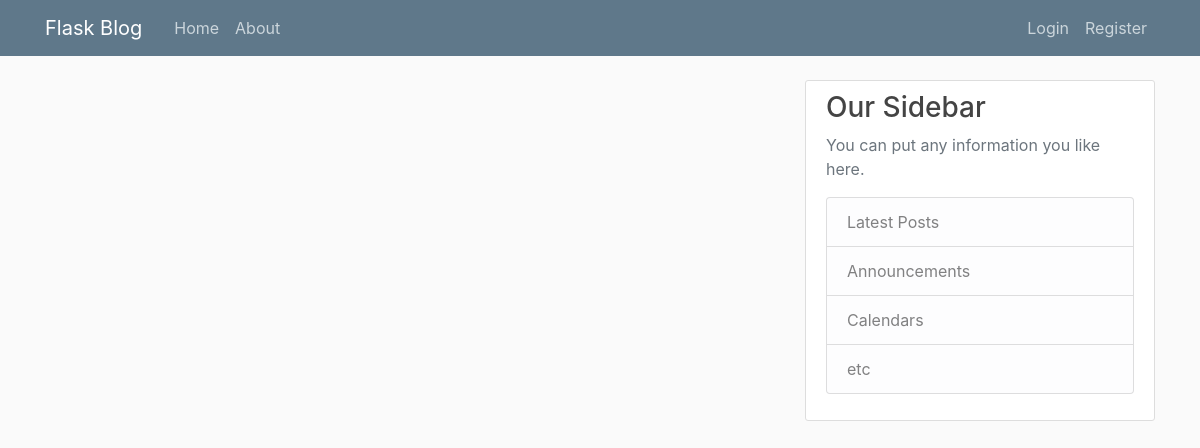
Page /home on the earlier database version.
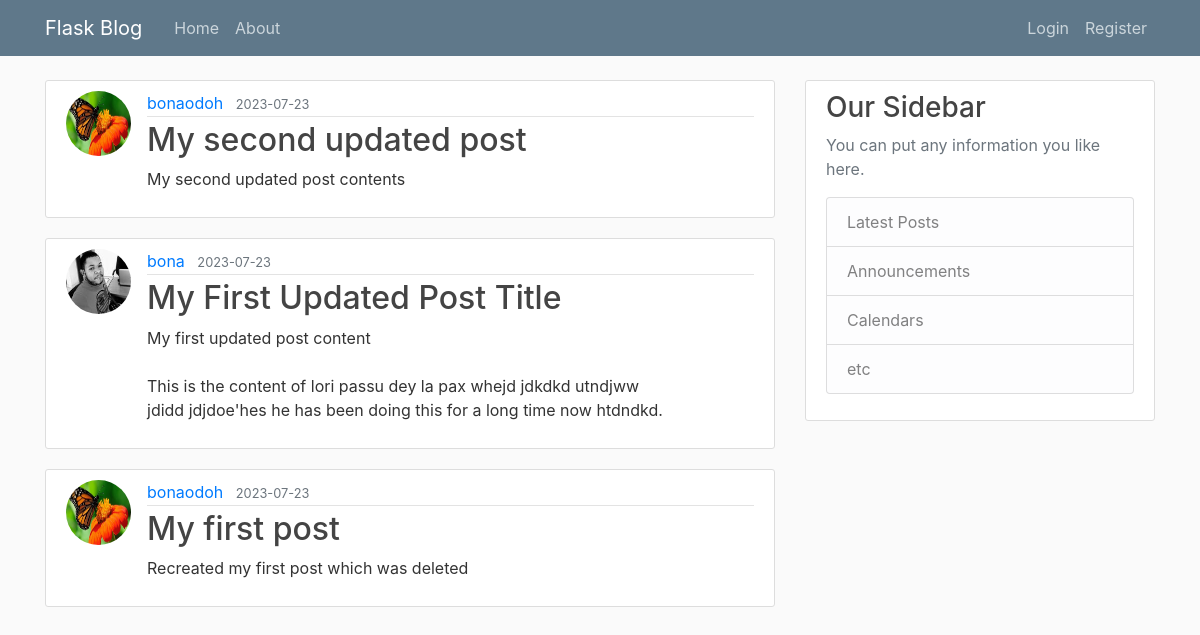
Same page on the later database version.
### flaskblog/models.py (models this page shows, shortened)
class Post(db.Model):
    id = db.Column(db.Integer, primary_key=True)
    title = db.Column(db.String(100), nullable=False)
    date_posted = db.Column(db.DateTime, nullable=False, default=datetime.utcnow)
    content = db.Column(db.Text, nullable=False)
    user_id = db.Column(db.Integer, db.ForeignKey('user.id'), nullable=False)

class User(db.Model, UserMixin): # Usermixin is provided by flask_login extension managing user authentication
    id = db.Column(db.Integer, primary_key=True)
    username = db.Column(db.String(20), unique=True, nullable=False)
    email = db.Column(db.String(120), unique=True, nullable=False)
    image_file = db.Column(db.String(20), nullable=False, default='default.jpg')
    password = db.Column(db.String(60), nullable=False)
    posts = db.relationship('Post', backref='author', lazy=True)

### flaskblog/routes.py (the view)
@app.route("/")
@app.route("/home")
def home():
    posts = Post.query.all()
    return render_template('home.html', posts=posts)

### flaskblog/templates/home.html
{% extends "base.html" %}
{% block content %}
    {% for post in posts %}
        <article class="media content-section">
            <img class="rounded-circle article-img" src="{{ url_for('static', filename='profile_pics/' + post.author.image_file) }}" alt="">
            <div class="media-body">
                <div class="article-metadata">
                    <a class="mr-2" href="#">{{ post.author.username }}</a>
                    <small class="text-muted">{{ post.date_posted.strftime('%Y-%m-%d') }}</small>
                </div>
                <h2><a class="article-title" href="{{ url_for('post', post_id=post.id) }}">{{ post.title }}</a></h2>
                <p class="article-content">{{ post.content }}</p>
            </div>
        </article>
    {% endfor %}
{% endblock content %}

### flaskblog/templates/base.html (shortened to what this page needs)
<html lang="en">
<head>
    <link rel="stylesheet" href="https://maxcdn.bootstrapcdn.com/bootstrap/4.0.0/css/bootstrap.min.css">
    <link rel="stylesheet" href="{{ url_for('static', filename='main.css') }}">
</head>
<body>
    <header class="site-header">
        <nav class="navbar navbar-expand-md navbar-dark bg-steel fixed-top">
          <div class="container">
            <a class="navbar-brand mr-4" href="/">Flask Blog</a>
            <div class="collapse navbar-collapse" id="navbarToggle">
              <div class="navbar-nav mr-auto">
                <a class="nav-item nav-link" href="{{ url_for('home') }}">Home</a>
                <a class="nav-item nav-link" href="{{ url_for('about') }}">About</a>
              </div>
              <div class="navbar-nav">
                {% if current_user.is_authenticated %}
                  <a class="nav-item nav-link" href="{{ url_for('new_post') }}">New Post</a>
                  <a class="nav-item nav-link" href="{{ url_for('account') }}">Account</a>
                  <a class="nav-item nav-link" href="{{ url_for('logout') }}">Logout</a>
                {% else %}
                  <a class="nav-item nav-link" href="{{ url_for('login') }}">Login</a>
                  <a class="nav-item nav-link" href="{{ url_for('register') }}">Register</a>
                {% endif %}
              </div>
            </div>
          </div>
        </nav>
      </header>
      <main role="main" class="container">
        <div class="row">
          <div class="col-md-8">
            {% block content %}{% endblock %}
          </div>
          <div class="col-md-4">
            <div class="content-section">
              <h3>Our Sidebar</h3>
              <p class='text-muted'>You can put any information you like here.
                <ul class="list-group">
                  <li class="list-group-item list-group-item-light">Latest Posts</li>
                  <li class="list-group-item list-group-item-light">Announcements</li>
                  <li class="list-group-item list-group-item-light">Calendars</li>
                  <li class="list-group-item list-group-item-light">etc</li>
                </ul>
              </p>
            </div>
          </div>
        </div>
      </main>
</body>
</html>

### flaskblog/static/main.css (style rules this page uses)
body { background: #fafafa; color: #333333; margin-top: 5rem; }
h1, h2, h3, h4, h5, h6 { color: #444444; }
.bg-steel { background-color: #5f788a; }
.site-header .navbar-nav .nav-link { color: #cbd5db; }
.content-section { background: #ffffff; padding: 10px 20px; border: 1px solid #dddddd; border-radius: 3px; margin-bottom: 20px; }
.article-title { color: #444444; }
.article-content { white-space: pre-line; }
.article-img { height: 65px; width: 65px; margin-right: 16px; }
.article-metadata { padding-bottom: 1px; margin-bottom: 4px; border-bottom: 1px solid #e3e3e3 }

Differences in the rows shown:
added Post: image_file (placeholder picture), author.username "bonaodoh", date_posted "2023-07-23", title "My second updated post", content "My second updated post contents"
added Post: image_file (picture), author.username "bona", date_posted "2023-07-23", title "My First Updated Post Title", content "My first updated post content This is the content of lori passu dey la pax whejd jdkdkd utndjww jdidd jdjdoe'hes he has been doing this for a long time now htdndkd."
added Post: image_file (placeholder picture), author.username "bonaodoh", date_posted "2023-07-23", title "My first post", content "Recreated my first post which was deleted"
